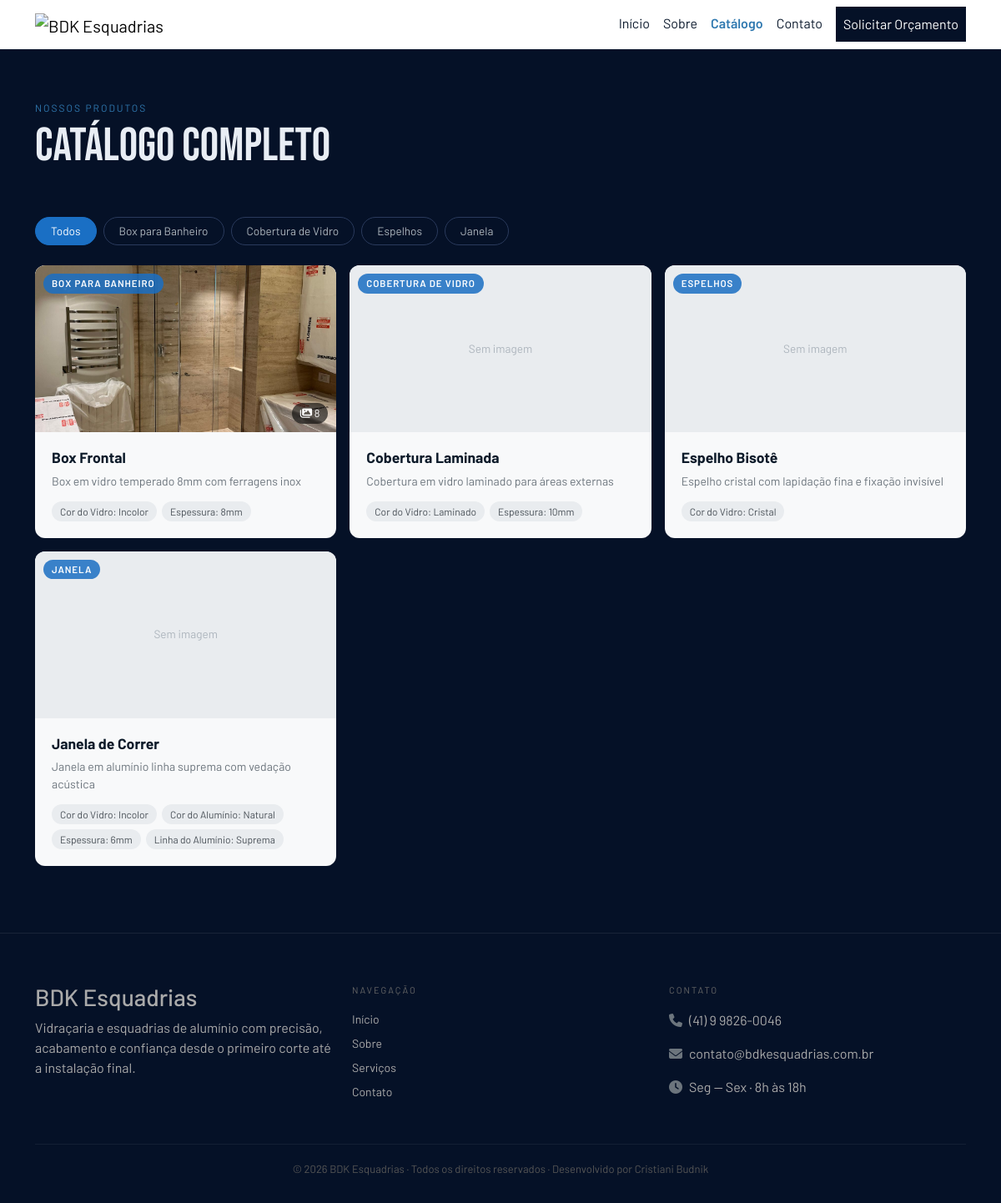
The page /index.php?page=catalago on the database its author committed.
### tables this page shows
CREATE TABLE categoria (
  id       INT          NOT NULL AUTO_INCREMENT,
  nome     VARCHAR(100) NOT NULL,
  descricao TEXT,
  imagem   VARCHAR(255),
  PRIMARY KEY (id)
);

CREATE TABLE produto (
  id           INT          NOT NULL AUTO_INCREMENT,
  id_categoria INT          NOT NULL,
  nome         VARCHAR(100) NOT NULL,
  descricao    TEXT,
  PRIMARY KEY (id),
  CONSTRAINT fk_produto_categoria
    FOREIGN KEY (id_categoria) REFERENCES categoria (id)
);

### paginas/catalago.php (the view, shortened to what this page needs)
<section class="servicos" style="padding-top: 120px;">
    <div class="container">
        <div class="row mb-5">
            <div class="col-12">
                <p class="servicos-label">Nossos Produtos</p>
                <h2>Catálogo completo</h2>
            </div>
        </div>
        <div class="row mb-4">
            <div class="col-12 d-flex flex-wrap gap-2">
                <button class="btn btn-filtro active" onclick="filtrar('todos', this)">Todos</button>
                <?php
                    $cats = $pdo->query("SELECT * FROM categoria ORDER BY nome");
                    foreach ($cats->fetchAll(PDO::FETCH_ASSOC) as $cat) {
                        $slug = strtolower(preg_replace('/\s+/', '-', $cat['nome']));
                        echo "<button class='btn btn-filtro' onclick=\"filtrar('{$slug}', this)\">{$cat['nome']}</button>";
                    }
                ?>
            </div>
        </div>
        <div class="row g-3" id="lista-produtos">
            <?php
                $stmt = $pdo->query("
                    SELECT
                        p.*,
                        c.nome AS categoria,
                        (
                            SELECT GROUP_CONCAT(pi.url ORDER BY pi.ordem SEPARATOR ',')
                            FROM produto_imagem pi
                            WHERE pi.id_produto = p.id
                        ) AS imagens,
                        (
                            SELECT GROUP_CONCAT(CONCAT(a.nome, ': ', pa.valor) SEPARATOR ' | ')
                            FROM produto_atributo pa
                            JOIN atributo a ON a.id = pa.id_atributo
                            WHERE pa.id_produto = p.id
                        ) AS atributos
                    FROM produto p
                    JOIN categoria c ON c.id = p.id_categoria
                    ORDER BY c.nome, p.nome
                ");
                $produtos = $stmt->fetchAll(PDO::FETCH_ASSOC);
                foreach ($produtos as $p):
                    $slug = strtolower(preg_replace('/\s+/', '-', $p['categoria']));
                    $imagens = $p['imagens'] ? explode(',', $p['imagens']) : [];
                    $imagem_principal = $imagens[0] ?? null;
                    $imagens_json = htmlspecialchars(json_encode($imagens));
            ?>
                <div class="col-12 col-md-4 produto-item" data-categoria="<?= $slug ?>">
                    <div class="produto-card">
                        <div class="produto-img"
                             style="<?= count($imagens) ? 'cursor:pointer' : '' ?>"
                             <?php if (count($imagens)): ?>
                                 onclick="abrirGaleria(<?= $imagens_json ?>, '<?= htmlspecialchars($p['nome']) ?>')"
                             <?php endif; ?>>
                            <?php if ($imagem_principal): ?>
                                <img src="<?= htmlspecialchars($imagem_principal) ?>" alt="<?= htmlspecialchars($p['nome']) ?>">
                                <?php if (count($imagens) > 1): ?>
                                    <div class="produto-img-count">
                                        <i class="fa fa-images"></i> <?= count($imagens) ?>
                                    </div>
                                <?php endif; ?>
                            <?php else: ?>
                                <div class="produto-sem-img">
                                    <span>Sem imagem</span>
                                </div>
                            <?php endif; ?>
                            <span class="produto-categoria-badge"><?= htmlspecialchars($p['categoria']) ?></span>
                        </div>
                        <div class="produto-body">
                            <h3><?= htmlspecialchars($p['nome']) ?></h3>
                            <p><?= htmlspecialchars($p['descricao']) ?></p>
                            <?php if ($p['atributos']): ?>
                                <div class="produto-atributos">
                                    <?php foreach (explode(' | ', $p['atributos']) as $attr): ?>
                                        <span class="produto-tag"><?= htmlspecialchars($attr) ?></span>
                                    <?php endforeach; ?>
                                </div>
                            <?php endif; ?>
                        </div>
                    </div>
                </div>
            <?php endforeach; ?>
        </div>
    </div>
</section>

### include/header.php (shortened to what this page needs)
<!DOCTYPE html>
<html lang="pt-BR">
<head>
    <link href="https://unpkg.com/aos@2.3.1/dist/aos.css" rel="stylesheet">
    <link rel="stylesheet" href="https://cdnjs.cloudflare.com/ajax/libs/animate.css/4.1.1/animate.min.css">
    <link href="https://cdn.jsdelivr.net/npm/bootstrap@5.3.8/dist/css/bootstrap.min.css" rel="stylesheet">
    <link rel="stylesheet" href="https://cdnjs.cloudflare.com/ajax/libs/font-awesome/6.5.0/css/all.min.css">
    <link href="https://unpkg.com/aos@2.3.1/dist/aos.css" rel="stylesheet">
    <link rel="stylesheet" href="css/style.css">
</head>
<body class="pagina-<?= $paginaAtual ?>">
    <header class="fixed-top">
        <nav class="navbar navbar-expand-lg" data-bs-theme="light">
            <div class="container">
                <a class="navbar-brand" href="index.php"> <img class="img-fluid" src="img/logoextensa.png" alt="BDK Esquadrias"
                        width="120px"></a>
                <div class="collapse navbar-collapse" id="navbarSupportedContent">
                    <ul class="navbar-nav ms-auto mb-2 mb-lg-0">
                        <li class="nav-item">
                            <a class="nav-link" href="index.php?page=inicio">Início</a>
                        </li>
                        <li class="nav-item">
                            <a class="nav-link" href="index.php?page=sobre">Sobre</a>
                        </li>
                        <li class="nav-item">
                            <a class="nav-link" href="index.php?page=catalago">Catálogo</a>
                        </li>
                        <li class="nav-item">
                            <a class="nav-link" href="index.php?page=contato">Contato</a>
                        </li>
                        <li class="nav-item nav-item-orcamento ms-lg-2">
                            <a class="nav-link" href="index.php?page=solicitarOrcamento">Solicitar Orçamento</a>
                        </li>
                    </ul>
                </div>
            </div>
        </nav>
    </header>

### index.php (shortened to what this page needs)
<?php
    $paginaAtual = $_GET["page"] ?? "inicio";
    $page = "paginas/{$paginaAtual}.php";
?>
<?php include "include/header.php"; ?>
<?php
    if (file_exists($page))
        include $page;
    else
        include "paginas/erro.php";
?>
<?php include "include/footer.php"; ?>

### include/footer.php (shortened to what this page needs)
    <footer class="footer ms-6 ms-md-0">
        <div class="container">
            <div class="row">
                <div class="col-12 col-md-4" data-aos="fade-up">
                    <h3>BDK Esquadrias</h3>
                    <p>Vidraçaria e esquadrias de alumínio com precisão, acabamento e confiança desde o primeiro corte até a instalação final.</p>
                </div>
                <div class="col-4 col-md-0" data-aos="fade-up" data-aos-delay="100">
                    <p class="footer-titulo">Navegação</p>
                    <a href="index.php?page=inicio">Início</a>
                    <a href="index.php?page=sobre">Sobre</a>
                    <a href="index.php?page=servico">Serviços</a>
                    <a href="index.php?page=contato">Contato</a>
                </div>
                <div class="col-6 col-md-4" data-aos="fade-up" data-aos-delay="200">
                    <p class="footer-titulo">Contato</p>
                    <p class="footer-contato"><i class="fa fa-phone me-2 text-secondary"></i>(41) 9 9826-0046</p>
                    <p class="footer-contato"><i class="fa fa-envelope me-2 text-secondary"></i>contato@bdkesquadrias.com.br</p>
                    <p class="footer-contato"><i class="fa fa-clock me-2 text-secondary"></i>Seg — Sex · 8h às 18h</p>
                </div>
            </div>
            <div class="footer-copy text-center">
                <p class="mb-0">
                    &copy; <?php echo date("Y"); ?> BDK Esquadrias · Todos os direitos reservados
                    <span class="d-none d-md-inline">·</span>
                    <span class="d-block d-md-inline">Desenvolvido por Cristiani Budnik</span>
                </p>
            </div>
        </div>
    </footer>
</body>
</html>

### css/style.css (style rules this page uses)
html, body { overflow-x: hidden; background-color: #0d1b2e; color: #e8edf4; font-family: 'Barlow', Arial, sans-serif; }
.nav-item-orcamento .nav-link { color: white !important; }
.navbar .navbar-nav .nav-item .nav-link { color: #0d1b2e; }
.servicos h2 { font-family: 'Bebas Neue', sans-serif; font-size: clamp(2rem, 5vw, 3.5rem); color: var(--branco); line-height: 1; }
.btn-filtro { background: transparent; border: 1px solid #2a3a5c; color: #adb5bd; border-radius: 20px; padding: 6px 18px; font-size: 0.85rem; transition: all 0.2s; }
.btn-filtro:hover, .btn-filtro.active { background: #1a6fc4; border-color: #1a6fc4; color: #fff; }
.produto-card { background: #f8f9fa; border-radius: 12px; overflow: hidden; height: 100%; transition: transform 0.2s, box-shadow 0.2s; }
.produto-img { position: relative; height: 200px; overflow: hidden; background: #e9ecef; }
.produto-img img { width: 100%; height: 100%; object-fit: cover; }
.produto-sem-img { width: 100%; height: 100%; display: flex; align-items: center; justify-content: center; color: #adb5bd; font-size: 0.85rem; }
.produto-categoria-badge { position: absolute; top: 10px; left: 10px; background: rgba(26, 111, 196, 0.85); color: #fff; font-size: 0.72rem; font-weight: 600; letter-spacing: 0.08em; text-transform: uppercase; padding: 3px 10px; border-radius: 20px; }
.produto-body { padding: 20px; color: #0d1b2a; }
.produto-body h3 { font-size: 1.1rem; font-weight: 700; margin-bottom: 6px; }
.produto-body p { font-size: 0.875rem; color: #6c757d; margin-bottom: 14px; }
.produto-atributos { display: flex; flex-wrap: wrap; gap: 6px; }
.produto-tag { background: #e9ecef; color: #495057; font-size: 0.75rem; padding: 3px 10px; border-radius: 20px; }
.produto-img-count { position: absolute; bottom: 10px; right: 10px; background: rgba(0,0,0,0.6); color: #fff; font-size: 0.8rem; padding: 3px 10px; border-radius: 20px; }
.footer { background-color: #051127; border-top: 1px solid rgba(255, 255, 255, 0.08); padding: 60px 0 30px; color: #aaa; }
.footer-titulo { color: #666; font-size: 11px; letter-spacing: 2px; text-transform: uppercase; margin-bottom: 16px; }
.footer a { color: #aaa; text-decoration: none; font-size: 14px; display: block; margin-bottom: 8px; transition: color 0.2s; }
.footer-copy { border-top: 1px solid rgba(255, 255, 255, 0.06); margin-top: 40px; padding-top: 20px; font-size: 13px; color: #555; }

### rows shown on the page
categoria: nome "Box para Banheiro"
categoria: nome "Cobertura de Vidro"
categoria: nome "Espelhos"
categoria: nome "Janela"
produto: count($imagens) "8", id_categoria.nome "BOX PARA BANHEIRO", nome "Box Frontal", descricao "Box em vidro temperado 8mm com ferragens inox", attr "Cor do Vidro: Incolor", attr "Espessura: 8mm"
produto: shows "Sem imagem", id_categoria.nome "COBERTURA DE VIDRO", nome "Cobertura Laminada", descricao "Cobertura em vidro laminado para áreas externas", attr "Cor do Vidro: Laminado", attr "Espessura: 10mm"
produto: shows "Sem imagem", id_categoria.nome "ESPELHOS", nome "Espelho Bisotê", descricao "Espelho cristal com lapidação fina e fixação invisível", attr "Cor do Vidro: Cristal"
produto: shows "Sem imagem", id_categoria.nome "JANELA", nome "Janela de Correr", descricao "Janela em alumínio linha suprema com vedação acústica", attr "Cor do Vidro: Incolor", attr "Cor do Alumínio: Natural", attr "Espessura: 6mm", attr "Linha do Alumínio: Suprema"
